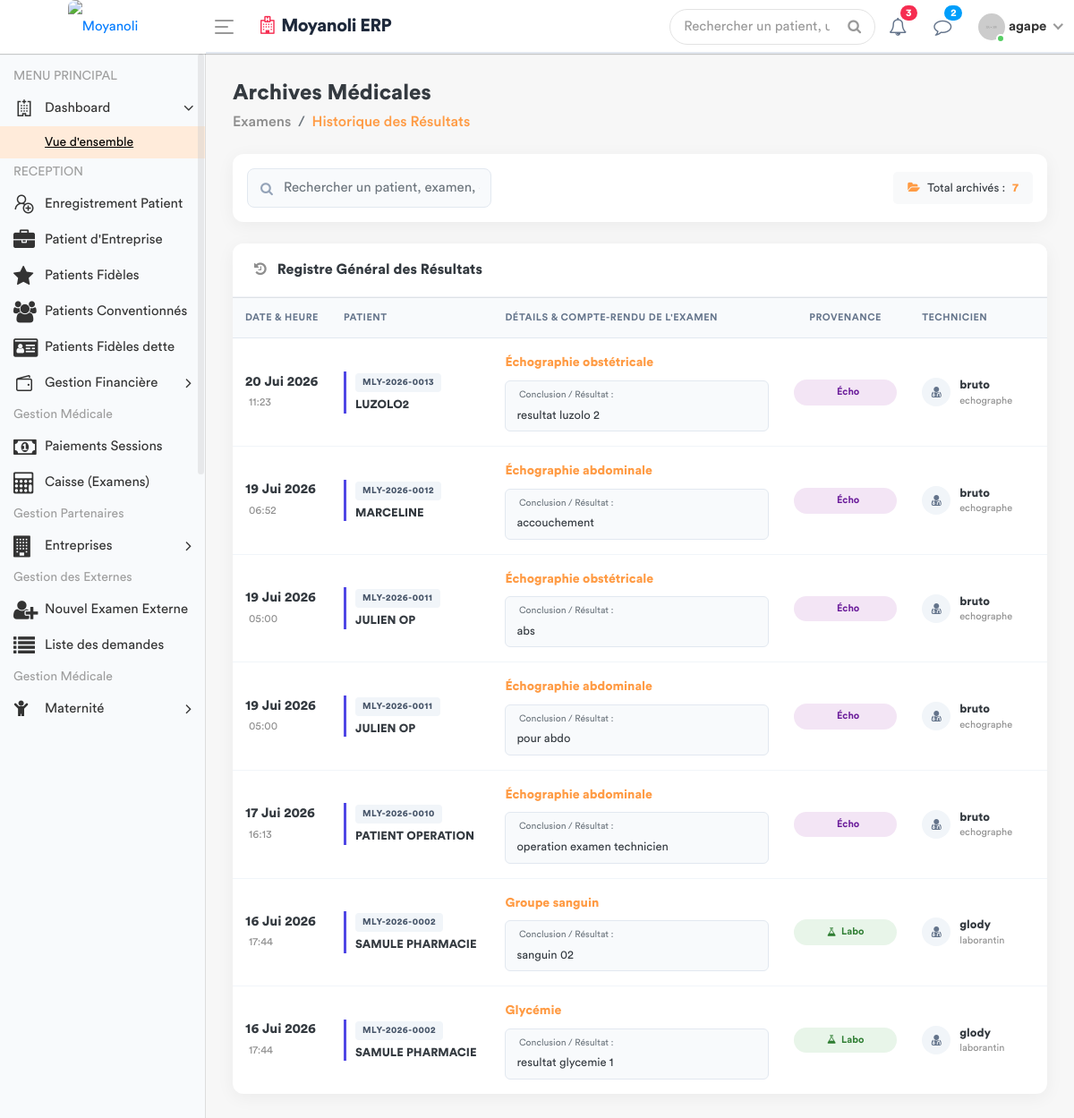
The page /examens/historique/ (signed in) on the database as committed earlier.
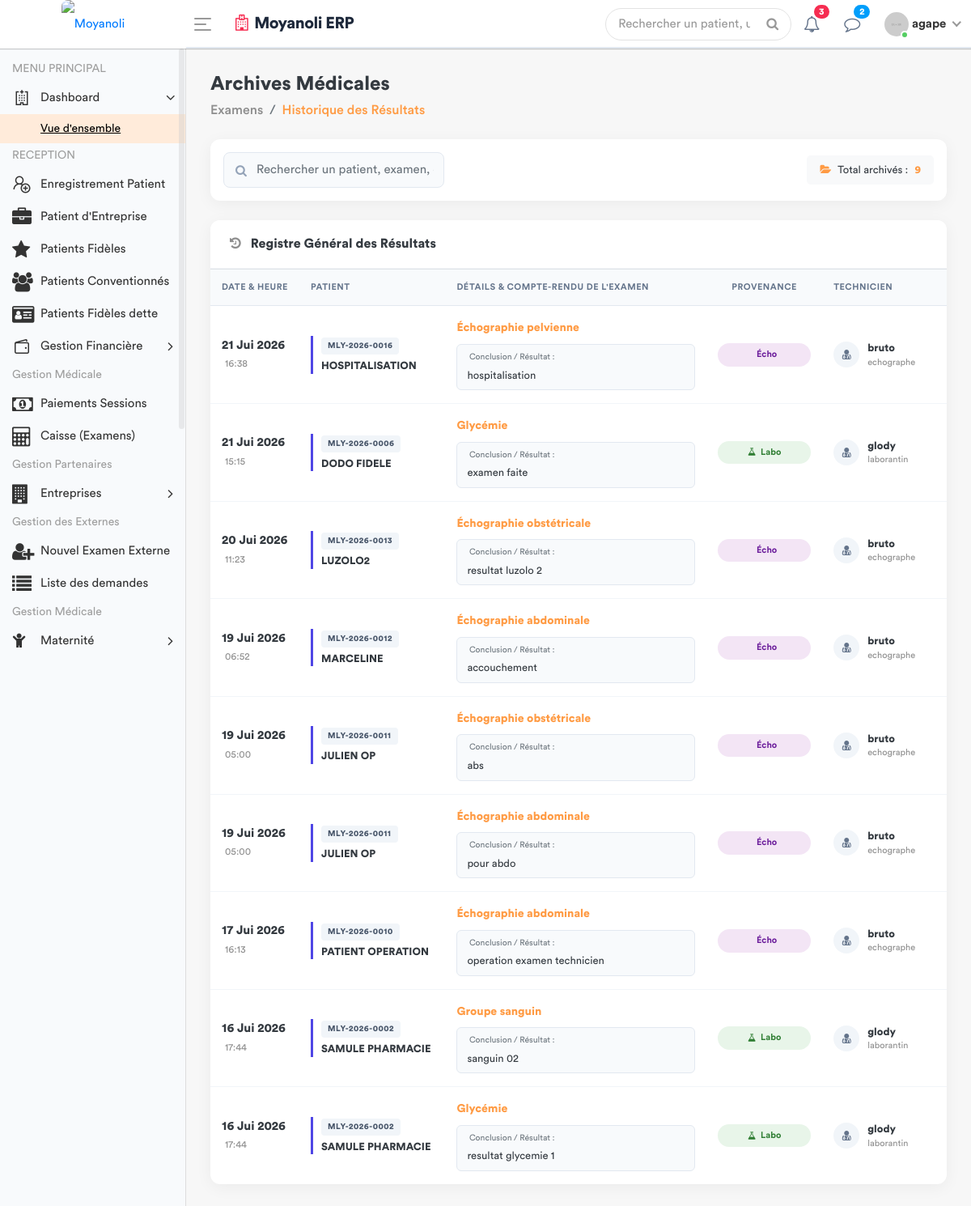
The same page on the database as committed later.
### apps/models.py (models this page shows, shortened)
class DemandeExamen(models.Model):
    STATUT = [
        ('EN_ATTENTE', 'En attente'),
        ('TERMINE', 'Terminé'),
        ('ANNULE', 'Annulé'),
    ]
    consultation = models.ForeignKey(Consultation, related_name='examens', on_delete=models.CASCADE)
    prestation = models.ForeignKey(Prestation, on_delete=models.PROTECT)
    indication = models.TextField(blank=True, help_text="Note du médecin pour le technicien")
    resultat = models.TextField(blank=True, null=True)
    image_resultat = models.ImageField(upload_to='resultats_examens/', blank=True, null=True)
    technicien = models.ForeignKey(
        settings.AUTH_USER_MODEL,
        related_name='examens_realises',
        on_delete=models.SET_NULL,
        null=True,
        blank=True
    )
    statut = models.CharField(max_length=20, choices=STATUT, default='EN_ATTENTE')
    date_demande = models.DateTimeField(default=timezone.now)
    date_realisation = models.DateTimeField(null=True, blank=True)
    quantite = models.PositiveIntegerField(default=1)

class Consultation(models.Model):
    triage = models.OneToOneField(SigneVital, db_index=True, on_delete=models.CASCADE)
    medecin = models.ForeignKey(settings.AUTH_USER_MODEL, on_delete=models.SET_NULL, null=True)
    motif_consultation = models.TextField(verbose_name="Motif")
    antecedent = models.CharField(max_length  = 30 , null = True , blank = True)
    histoire_maladie = models.TextField(verbose_name="Histoire de la maladie")
    examen_physique = models.TextField(verbose_name="Examen physique")
    complement_d_anamnese = models.CharField(max_length=200, null=True)
    hypothese_diagnostique = models.TextField(verbose_name="Hypothèse diagnostique")
    date_creation = models.DateTimeField(default=timezone.now)
    consultation_payee = models.BooleanField(default=False, verbose_name="Consultation payée")
    session = models.OneToOneField(SessionSoins, on_delete=models.CASCADE, null=True)

class SigneVital(models.Model):
    patient = models.ForeignKey(Patient, on_delete=models.CASCADE)
    temperature = models.DecimalField(max_digits=4, decimal_places=1)
    poids = models.DecimalField(max_digits=5, decimal_places=2)
    tension_arterielle = models.CharField(max_length=10)
    frequence_cardiaque = models.IntegerField()
    frequence_respiratoire = models.IntegerField(null=True, blank=True)
    saturation_oxygene = models.IntegerField(null=True, blank=True)
    date_prelevement = models.DateTimeField(default=timezone.now)
    infirmier = models.ForeignKey(User, on_delete=models.SET_NULL, null=True)
    est_consulte = models.BooleanField(default=False)
    session = models.ForeignKey(SessionSoins, on_delete=models.CASCADE, related_name='signes_vitaux', null=True)

class Patient(models.Model):
    TYPE_CHOICES = [
        ('SIMPLE', 'Patient Simple'),
        ('FIDELE', 'Patient Fidèle'),
        ('CONVENTIONNE', 'Patient Conventionné'),
    ]
    code_patient = models.CharField(max_length=20, unique=True, editable=False)
    noms = models.CharField(max_length=100)
    service = models.ForeignKey('Service', on_delete=models.PROTECT, related_name='patients', null=True)
    sexe = models.CharField(max_length=1, choices=[('M', 'Masculin'), ('F', 'Féminin')])
    age = models.CharField(max_length=30)
    adresse = models.TextField()
    telephone = models.CharField(max_length=20)
    type_patient = models.CharField(max_length=15, choices=TYPE_CHOICES, default='SIMPLE')
    a_carte_fidelite = models.BooleanField(default=False, verbose_name="Possède carte de fidélité")
    entreprise = models.ForeignKey(
        'Entreprise',
        on_delete=models.SET_NULL,
        null=True,
        blank=True,
        related_name='patients',
        verbose_name="Entreprise (si conventionné)"
    )
    fiche_payee = models.BooleanField(default=False)
    created_by = models.ForeignKey(User, on_delete=models.SET_NULL, null=True, related_name='patients_crees')
    date_creation = models.DateTimeField(auto_now_add=True)
    date_modification = models.DateTimeField(auto_now=True)

class Prestation(models.Model):
    CATEGORIES = [
        ('ADM', 'Administratif'),
        ('CONS', 'Consultation'),
        ('LABO', 'Laboratoire'),
        ('SOIN', 'Soins'),
        ('ECHO', 'Échographie'),
        ('RADIO', 'Radiologie'),
        ('SCAN', 'Scanner'),
        ('IRM', 'IRM'),
        ('CARDIO', 'Cardiographie'),
        ('GYNECO', 'Gynécographie'),
        ('ONCO', 'Oncologie'),
        ('ORTHO', 'Orthopédie'),
        ('DERMA', 'Dermatologie'),
        ('OPHTA', 'Ophtalmologie'),
        ('PSY', 'Psychiatrie'),
        ('KINE', 'Rééducation / Kinésithérapie'),
        ('MED', 'Acte Médical'),
        ('CHIR', 'Acte Chirurgical'),
        ('CONS_MAT', 'Consultation Maternité'),
        ('MAT', 'Forfait Maternité / Accouchement'),
    ]
    libelle = models.CharField(max_length=200, verbose_name="Libellé")
    categorie = models.CharField(max_length=10, choices=CATEGORIES, verbose_name="Catégorie")
    prix = models.DecimalField(max_digits=10, decimal_places=2, default=Decimal('0.00'), verbose_name="Prix (USD)")
    valeur_normale = models.CharField(
        max_length=150, blank=True, null=True,
        verbose_name="Valeur Normale / Référence (Labo uniquement)",
        help_text="Ex: 70-110 mg/dl, Négatif, etc."
    )
    class Meta:
        verbose_name = "Prestation"
        verbose_name_plural = "Prestations"

class Fonction(models.Model):
    fonctionKey = models.ForeignKey(Role, on_delete=models.SET_NULL, null=True)
    userKey = models.ForeignKey(User, on_delete=models.SET_NULL, null=True, related_name='user_fonction')
    autorisation = models.CharField(max_length=30, default='oui')

class Role(models.Model):
    roleName = models.CharField(max_length=30)

### apps/views.py (the view)
# urls.py: path('examens/historique/', views.historique_examens_view, name='historique_examens'),
@login_required
def historique_examens_view(request):
    examens_liste = DemandeExamen.objects.filter(
        statut='TERMINE'
    ).select_related(
        'consultation__triage__patient',  # Accès direct aux infos du patient
        'prestation',                     # Accès au prix et libellé de l'examen
        'technicien'                      # Accès à l'utilisateur qui a fait l'examen
    ).prefetch_related(
        'technicien__user_fonction__fonctionKey'  # Récupère la fonction et le rôle associé
    ).order_by('-date_realisation')
    elements_par_page = 10
    paginator = Paginator(examens_liste, elements_par_page)
    page_number = request.GET.get('page')
    try:
        historique_examens = paginator.get_page(page_number)
    except PageNotAnInteger:
        historique_examens = paginator.page(1)
    except EmptyPage:
        historique_examens = paginator.page(paginator.num_pages)
    role = Fonction.objects.filter(userKey=request.user).first()
    fonctionKey = role.fonctionKey.roleName if role else None
    context = {
        'historique_examens': historique_examens,  # Cet objet contient maintenant les méthodes de pagination (.has_next, etc.)
        'fonctionKey': fonctionKey
    }
    return render(request, 'back-end/examens/historique.html', context)

### apps/templates/back-end/examens/historique.html (shortened to what the changed rows need)
<!DOCTYPE html>
{% load static %}
<html lang="fr">
<head>
    {% include 'back-end/includes/css.html' %}
</head>
<body>
    <div class="main-wrapper">
        <div class="page-wrapper">
            <div class="content container-fluid">
                <div class="custom-card mb-4">
                    <div class="card-body p-3">
                        <div class="row align-items-center justify-content-between">
                            <div class="col-md-auto mt-3 mt-md-0">
                                <span class="d-inline-flex align-items-center bg-light text-dark font-weight-medium px-3 py-2 rounded-lg" style="gap: 8px; font-size: 13px;">
                                    <i class="fa fa-folder-open text-primary"></i>
                                    Total archivés : <strong class="text-primary">{{ historique_examens.paginator.count|default:historique_examens.count }}</strong>
                                </span>
                            </div>
                        </div>
                    </div>
                </div>
                <div class="custom-card mb-4">
                    <div class="card-body p-0">
                        <div class="table-responsive">
                            <table class="table table-hover mb-0" id="TableHistorique" width="100%">
                                <thead>
                                    <tr>
                                        <th style="width: 12%;">Date & Heure</th>
                                        <th style="width: 20%;">Patient</th>
                                        <th style="width: 38%;">Détails & Compte-rendu de l'Examen</th>
                                        <th style="width: 12%;" class="text-center">Provenance</th>
                                        <th style="width: 18%;">Technicien</th>
                                    </tr>
                                </thead>
                                <tbody>
                                    {% for examen in historique_examens %}
                                    <tr>
                                        <td class="align-middle">
                                            <span class="font-weight-bold text-dark d-block">{{ examen.date_realisation|date:"d M Y" }}</span>
                                            <small class="text-muted"> {{ examen.date_realisation|date:"H:i" }}</small>
                                        </td>
                                        <td class="align-middle">
                                            <div class="patient-box">
                                                <span class="patient-code d-inline-block mb-1">{{ examen.consultation.triage.patient.code_patient }}</span>
                                                <span class="d-block text-uppercase font-weight-bold text-dark" style="font-size: 13px;">{{ examen.consultation.triage.patient.noms }}</span>
                                            </div>
                                        </td>
                                        <td class="align-middle">
                                            <div class="mb-2">
                                                <span class="font-weight-bold text-primary" style="font-size: 14px;">
                                                    {{ examen.prestation.libelle }}
                                                </span>
                                            </div>
                                            <div class="result-preview-box">
                                                {% if examen.resultat %}
                                                    <div class="font-weight-semibold text-secondary small mb-1"> Conclusion / Résultat :</div>
                                                    <span class="text-dark">{{ examen.resultat|linebreaksbr }}</span>
                                                {% else %}
                                                    <span class="text-muted italic small"><i class="fa fa-exclamation-circle"></i> Aucun texte ou résultat enregistré.</span>
                                                {% endif %}
                                            </div>
                                        </td>
                                        <td class="align-middle text-center">
                                            {% if examen.prestation.categorie == 'LABO' %}
                                                <span class="service-badge bg-labo">
                                                    <i class="fa fa-flask"></i> Labo
                                                </span>
                                            {% elif examen.prestation.categorie == 'RADIO' %}
                                                <span class="service-badge bg-radio">
                                                    <i class="fa fa-radiation"></i> Radio
                                                </span>
                                            {% elif examen.prestation.categorie == 'ECHO' %}
                                                <span class="service-badge bg-echo">
                                                     Écho
                                                </span>
                                            {% else %}
                                                <span class="badge badge-light border text-muted py-2 px-3 rounded-pill">
                                                    {{ examen.prestation.categorie|default:"Autre" }}
                                                </span>
                                            {% endif %}
                                        </td>
                                        <td class="align-middle">
                                            <div class="user-avatar-info">
                                                <div class="user-icon-circle">
                                                    <i class="fa fa-user-md"></i>
                                                </div>
                                                <div>
                                                    <span class="d-block font-weight-bold text-dark" style="font-size: 13px;">
                                                        {{ examen.technicien.get_full_name|default:examen.technicien.username }}
                                                    </span>
                                                    {% with affectation=examen.technicien.user_fonction.first %}
                                                        {% if affectation %}
                                                            <small class="text-muted d-block" style="font-size: 11px;">
                                                                {{ affectation.fonctionKey.roleName }}
                                                            </small>
                                                        {% endif %}
                                                    {% endwith %}
                                                </div>
                                            </div>
                                        </td>
                                    </tr>
                                    {% endfor %}
                                </tbody>
                            </table>
                        </div>
                    </div>
                </div>
            </div>
        </div>
    </div>
</body>
</html>

Rows that differ between the two databases and show on the page:
added DemandeExamen: date_realisation "21 Jui 2026", date_realisation "16:38", consultation.triage.patient.code_patient "MLY-2026-0016", consultation.triage.patient.noms "HOSPITALISATION", prestation.libelle "Échographie pelvienne", resultat "hospitalisation", technicien.get_full_name "bruto", technicien.user_fonction.first.fonctionKey.roleName "echographe"
now on this page (row edited): DemandeExamen: date_realisation "21 Jui 2026", date_realisation "15:15", consultation.triage.patient.code_patient "MLY-2026-0006", consultation.triage.patient.noms "DODO FIDELE", prestation.libelle "Glycémie", resultat "examen faite", shows "Labo", technicien.get_full_name "glody", technicien.user_fonction.first.fonctionKey.roleName "laborantin"
Other text that changed with them:
{{ historique_examens.paginator.count|default:historique_examens.count }}: "7" → "9"
